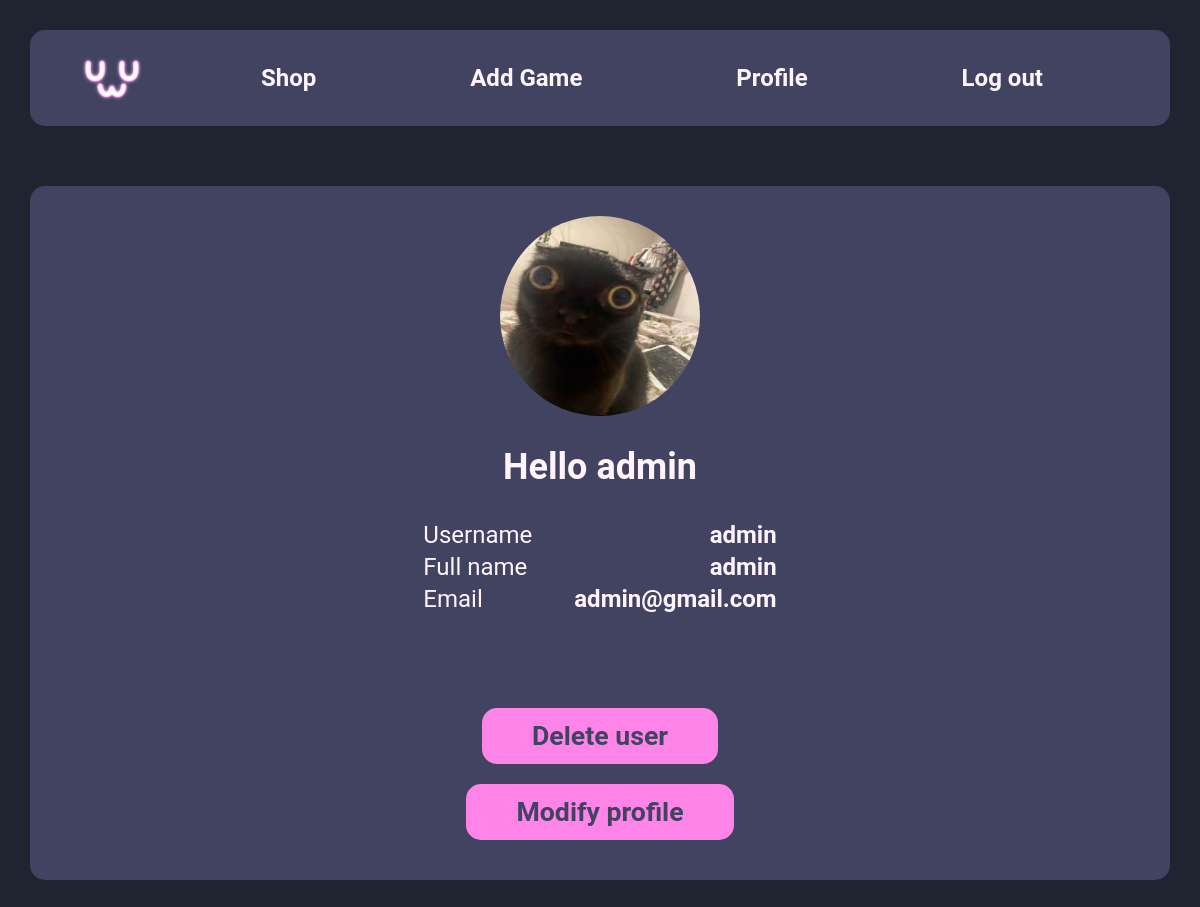
The app's page /public/profile.php (signed in), older data.
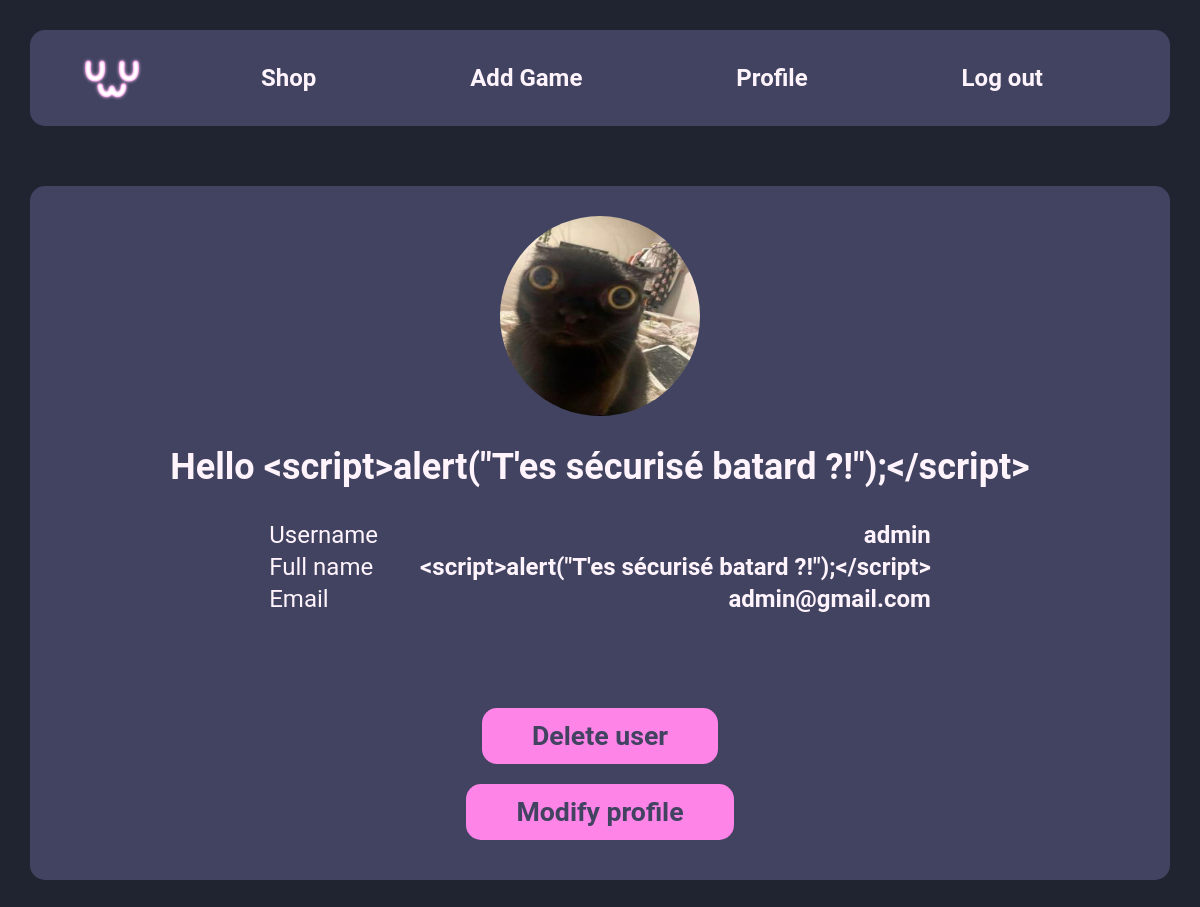
The same page, newer data.
### tables this page shows
CREATE TABLE `users` (
  `usersId` int(11) NOT NULL,
  `usersName` varchar(128) NOT NULL,
  `usersEmail` varchar(128) NOT NULL,
  `usersUid` varchar(128) NOT NULL,
  `usersPwd` varchar(128) NOT NULL
);

### public/profile.php (called while the page is built)
<?php
    require_once __DIR__ . '/../db/dbh.php';
    require_once __DIR__ . '/../model/profileModel.php';
    require_once __DIR__ . '/../view/profileView.php';

### model/profileModel.php (called while the page is built, shortened)
<?php
    $sql = "SELECT usersId, usersName, usersEmail, usersUid, usersPwd FROM users WHERE usersUid = :uid;";
    $sth = $dbh->prepare($sql);
    $sth->execute(array(':uid' => $_SESSION["useruid"]));
    $resultData = ($sth->fetchAll())[0];

### view/profileView.php (the view)
 <?php include_once 'headerView.php'; ?>
    <div class="wrapper">
        <section class="profileSection">
            <?php
                if(file_exists("assets/img/upload/avatar/avatar" . $_SESSION["userid"] . ".png")) {
                   $image = "assets/img/upload/avatar/avatar" . $_SESSION["userid"] . ".png";
                }
                else {
                    $image = "assets/img/upload/avatar/avatarDefault.png";
                }
            ?>
            <img src="<?php echo($image)?>" alt="avatar" class="avatar" height="200px" width="200px">
            <?php echo("<h2>Hello " . $resultData['usersName'] . "</h2>"); ?>
            <table class="infoTable">
                <tbody>
                    <tr>
                        <td class="infoName">Username</td>
                        <td class="infoValue"><?php echo ($resultData['usersUid']); ?></td>
                    </tr>
                    <tr>
                        <td class="infoName">Full name</td>
                        <td class="infoValue"><?php echo ($resultData['usersName']); ?></td>
                    </tr>
                    <tr>
                        <td class="infoName">Email</td>
                        <td class="infoValue"><?php echo ($resultData['usersEmail']); ?></td>
                    </tr>
                </tbody>
            </table>
            <hr>
            <div class="button"><a href="./deleteUser.php">Delete user</a></div>
            <div class="button"><a href="./modifyProfile.php">Modify profile</a></div>
        </section>
    </div>
<?php include_once 'footerView.php'; ?>

Row changes from the older to the newer data that the page shows:
changed users "admin": usersName "admin" → "<script>alert(\"T'es sécurisé batard ?!\");</script>"
